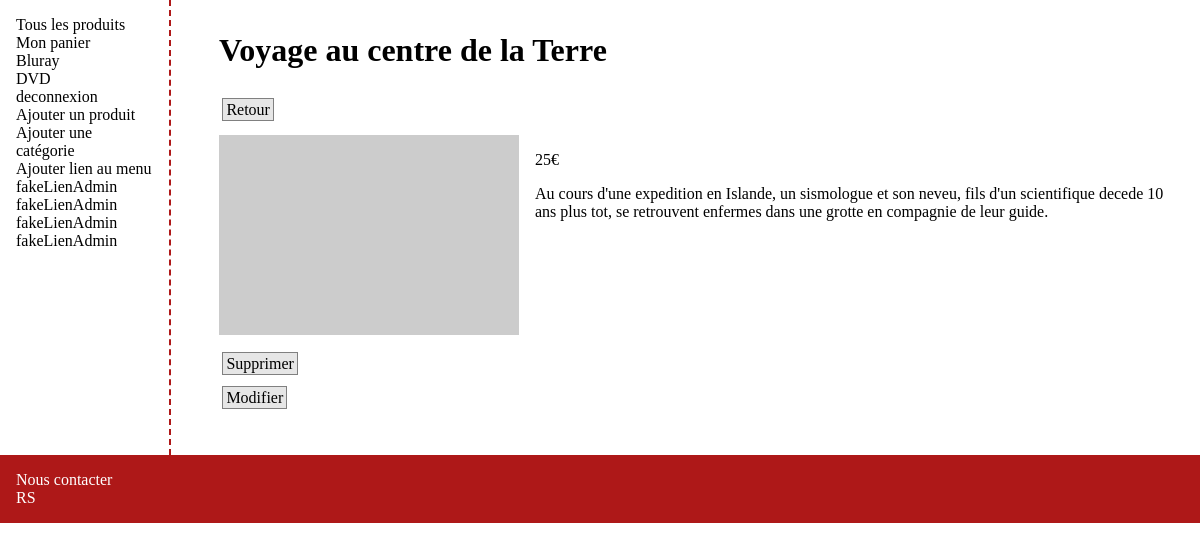
The page /ficheProduit_c.php?id=3 (signed in) on the database its author committed.
### tables this page shows
CREATE TABLE `nav_bar` (
  `navBar_id` int(11) NOT NULL,
  `links` varchar(100) NOT NULL,
  `label` varchar(30) NOT NULL,
  `filter` varchar(40) NOT NULL,
  `order` int(11) NOT NULL,
  `adminOnly` tinyint(1) NOT NULL
);

CREATE TABLE `products` (
  `product_id` int(11) NOT NULL,
  `product_name` varchar(100) NOT NULL,
  `price` double NOT NULL,
  `description` text NOT NULL,
  `product_picture` varchar(150) DEFAULT NULL,
  `picture_alt` varchar(150) DEFAULT NULL,
  `in_stock` int(11) NOT NULL,
  `fk_categoryId` int(11) NOT NULL
);

### ficheProduit_c.php (called while the page is built, shortened)
<?php
include('ficheProduit_m.php');
include('ficheProduit_v.php');

### components/menu_c.php (called while the page is built)
<?php
    include('menu_m.php');
    include('menu_v.php');

### components/menu_m.php (called while the page is built, shortened)
<?php
    include(__DIR__ . '/../data/db_connection.php');
    $bd->beginTransaction();
    $sqlAdmin = "SELECT * FROM nav_bar WHERE adminOnly = 1 ORDER BY `order`";
    $menuAdmin=$bd->query($sqlAdmin);
    $sql = "SELECT * FROM nav_bar WHERE adminOnly = 0 ORDER BY `order`";
    $menu=$bd->query($sql);

### ficheProduit_m.php (called while the page is built, shortened)
<?php
include(__DIR__ . '/data/db_connection.php');
$sql = "SELECT * FROM products where 1 AND product_id=".$_GET['id']."";
        $sql = $bd->prepare($sql);
        $sql->execute();
        $donneesProduit = $sql->fetchall(PDO::FETCH_ASSOC);
        $tableauProduit= array();
        if($donneesProduit != NULL){
            for($i=0;$i<count($donneesProduit);$i++){
            $tableauProduit[]= [$donneesProduit[$i]['product_id'],$donneesProduit[$i]['product_name'],
            $donneesProduit[$i]['price'],$donneesProduit[$i]['description'],$donneesProduit[$i]['in_stock'],$donneesProduit[$i]['fk_categoryId']];
            }
        }

### components/menu_v.php (the view, shortened to what this page needs)
<nav>
    <ul>
        <li><a href="/ProjectPHPLPMI/index.php">Tous les produits</a></li>
        <li><a href="/ProjectPHPLPMI/userCart_c.php">Mon panier</a></li>
        <?php if(isset($menu)) {
            while($ligne = $menu->fetch()) {
                $label = htmlspecialchars($ligne->label, ENT_QUOTES, 'UTF-8');
                $link = htmlspecialchars($ligne->links, ENT_QUOTES, 'UTF-8');
                $filter = htmlspecialchars($ligne->filter, ENT_QUOTES, 'UTF-8');
                $url = "/ProjectPHPLPMI/$link";
                if (!empty($filter)) {
                    $url .= '?' . $filter;
                }
                echo "<li><a href='$url'>$label</a></li>";
            }
        } ?>
        <?php if(isset($_SESSION['user_id'])) : ?>
            <li><a href='/ProjectPHPLPMI/index.php?deco=1'>deconnexion</a></li>
        <?php endif; ?>
        <?php if(isset($_SESSION['user_id']) && $_SESSION['user_status'] === 'admin') : ?>
            <li><a href="/ProjectPHPLPMI/connected/admin/addProduct_c.php">Ajouter un  produit</a></li>
            <li><a href="/ProjectPHPLPMI/connected/admin/addCategorie_c.php">Ajouter une  catégorie</a></li>
            <li><a href="/ProjectPHPLPMI/connected/admin/addLien_c.php">Ajouter lien au menu</a></li>
            <?php if(isset($menuAdmin)) {
            while($ligne = $menuAdmin->fetch()) {
                $labelAdmin = htmlspecialchars($ligne->label, ENT_QUOTES, 'UTF-8');
                $linkAdmin = htmlspecialchars($ligne->links, ENT_QUOTES, 'UTF-8');
                $filterAdmin = htmlspecialchars($ligne->filter, ENT_QUOTES, 'UTF-8');
                 $url = "/ProjectPHPLPMI/$linkAdmin";
                if (!empty($filterAdmin)) {
                    $url .= '?' . $filterAdmin;
                }
                echo "<li><a href='/ProjectPHPLPMI/$url'>$labelAdmin</a></li>";
            }
        } ?>
        <?php endif; ?>
    </ul>
</nav>

### ficheProduit_v.php (shortened to what this page needs)
<!DOCTYPE html>
<html lang="fr">
<head>
    <link rel="stylesheet" href="styles/style.css">
</head>
<body>
    <div class="flex">
        <?php require_once(__DIR__.'/components/header.php'); ?>
        <main>
            <h1><?php echo $tableauProduit[0][1] ?></h1>
            <p><a class="isBtn" href='index.php'>Retour</a></p>
            <div class="flex detailsProduit">
                <figure>
                    <img src="https://dummyimage.com/300x200/4f224f/fff" alt="image du produit"></img>
                </figure>
                <div>
                    <p><?php echo $tableauProduit[0][2] ?>€</p>
                    <p><?php echo $tableauProduit[0][3] ?></p>
                </div>
            </div>
            <?php if(isset($_SESSION['user_id']) && $_SESSION['user_status']=='admin'){
                echo "<p><a class='isBtn' href='connected/admin/deleteProduct_c.php?id=".$tableauProduit[0][0]."'>Supprimer</a></p>";
                echo "<p><a class='isBtn' href='connected/admin/updateProduct_c.php?idprod=".$tableauProduit[0][0]."'>Modifier</a></p>";
            } ?>
        </main>
    </div>
    <?php require_once(__DIR__.'/components/footer.php'); ?>
</body>
</html>

### styles/style.css (style rules this page uses)
body,h1,h2,a,nav,ul,li, figure,img { margin:0; padding:0; }
ul { list-style-type: none; }
a { text-decoration: none; color: black; }
.flex { display: flex; gap: 1rem; }
main { width:80%; padding : 2rem; }
h1 { margin-bottom: 2rem; }
.isBtn { border : 1px solid grey; padding : 0.1rem 0.2rem; margin: 0.2rem; background-color: rgb(230, 230, 230); }

### rows shown on the page
nav_bar: label "Bluray"
nav_bar: label "DVD"
nav_bar: label "fakeLienAdmin"
nav_bar: label "fakeLienAdmin"
nav_bar: label "fakeLienAdmin"
nav_bar: label "fakeLienAdmin"
products: product_name "Voyage au centre de la Terre", price "25", description "Au cours d'une expedition en Islande, un sismologue et son neveu, fils d'un scientifique decede 10 ans plus tot, se retrouvent enfermes dans une grotte en compagnie de leur guide."
